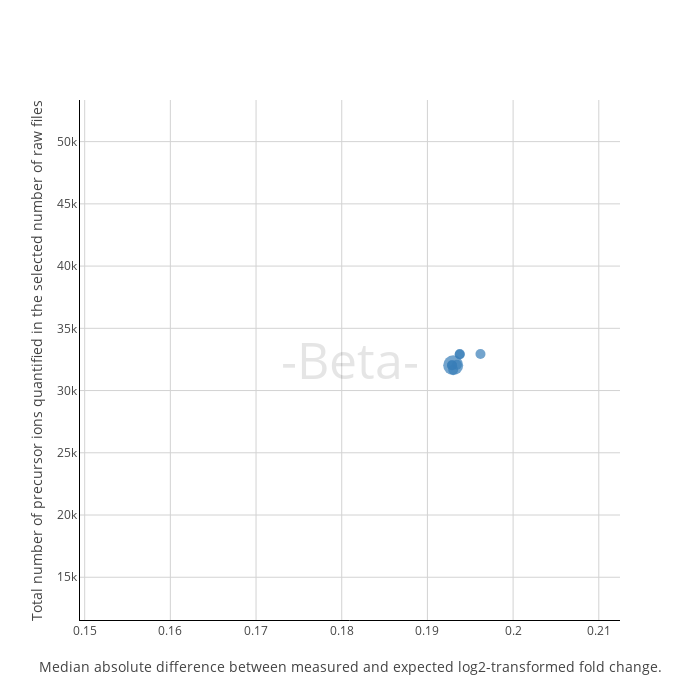

Here is the notebook cell this chart was saved with:
### Code cell
plot, results_versioning = plot_performance_metrics(file_paths_maxquant)
plot

### Figure 1 — Plotly figure (JSON) as saved in the notebook; plotly's stock layout.template omitted (floating-point values rounded to 4 significant figures)
{"data": [{"hovertext": ["ProteoBench ID: MaxQuant_20250122_161620<br>Software tool: MaxQuant 1.5.2.8<br>Comment (private submission): 1.5.2.8", "ProteoBench ID: MaxQuant_20250122_161643<br>Software tool: MaxQuant 1.5.3.30<br>Comment (private submission): 1.5.3.30", "ProteoBench ID: MaxQuant_20250122_161706<br>Software tool: MaxQuant 1.5.3.30<br>Comment (private submission): 1.5.3.30_replicate", "ProteoBench ID: MaxQuant_20250122_161728<br>Software tool: MaxQuant 1.5.8.2<br>Comment (private submission): 1.5.8.2", "ProteoBench ID: MaxQuant_20250122_161750<br>Software tool: MaxQuant 1.6.3.3<br>Comment (private submission): 1.6.3.3", "ProteoBench ID: MaxQuant_20250122_161808<br>Software tool: MaxQuant 2.1.3.0<br>Comment (private submission): 2.1.3.0", "ProteoBench ID: MaxQuant_20250122_161826<br>Software tool: MaxQuant 2.1.4.0<br>Comment (private submission): 2.1.4.0", "ProteoBench ID: MaxQuant_20250122_161844<br>Software tool: MaxQuant 2.5.1.0<br>Comment (private submission): 2.5.1.0"], "marker": {"color": ["#377eb8", "#377eb8", "#377eb8", "#377eb8", "#377eb8", "#377eb8", "#377eb8", "#377eb8"], "showscale": false, "size": [10, 10, 10, 10, 10, 10, 10, 20]}, "mode": "markers", "name": "MaxQuant", "type": "scatter", "x": [0.1962, 0.1938, 0.1938, 0.193, 0.1934, 0.1929, 0.1929, 0.193], "y": [32935, 32936, 32892, 31676, 32077, 32032, 32032, 32034]}], "layout": {"annotations": [{"font": {"color": "rgba(0,0,0,0.1)", "size": 50}, "showarrow": false, "text": "-Beta-", "x": 0.5, "xref": "paper", "y": 0.5, "yref": "paper"}], "clickmode": "event+select", "height": 700, "width": 700, "xaxis": {"gridcolor": "lightgray", "gridwidth": 1, "linecolor": "black", "range": [0.1495, 0.2125], "showgrid": true, "title": {"text": "Median absolute difference between measured and expected log2-transformed fold change."}}, "yaxis": {"gridcolor": "lightgray", "gridwidth": 1, "linecolor": "black", "range": [11565, 53345], "showgrid": true, "title": {"text": "Total number of precursor ions quantified in the selected number of raw files"}}}}
